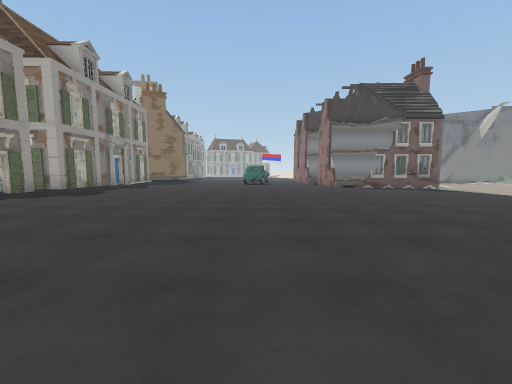
[1] (above)

24 first-person views from a walk through a 3-D level made in the Unity game engine. The camera is 1.2 m above the floor, tilts 6° down and sees 90° across. The floor is counted in squares, 2 m on a side. Each view is taken from the middle of a square. On the plan, view 1 faces up. The plan holds only what a view shows up to about 9 squares ahead; the rest is blank. The place goes on beyond the plan. Door leaves are left out, so doorways stand open. Some surface patterns are stand-ins.

[2]
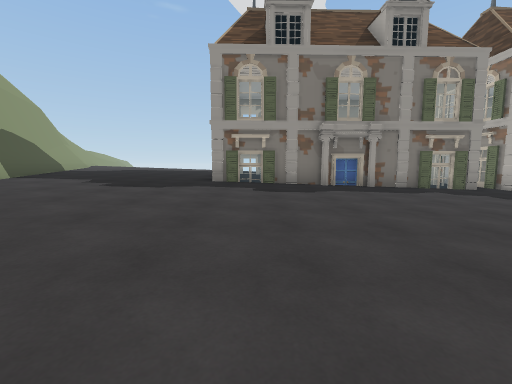

[3]
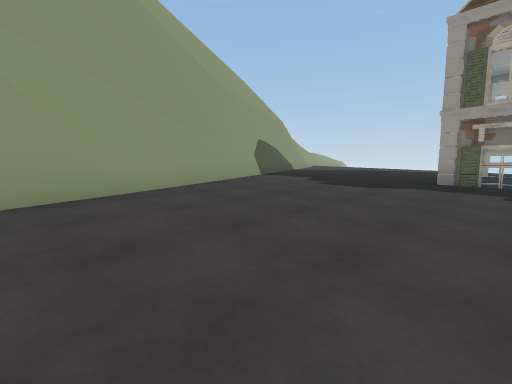

[4]
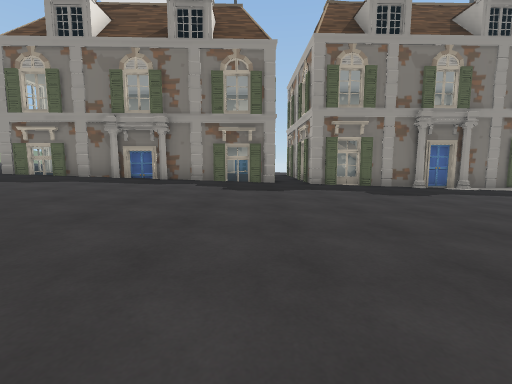

[5]
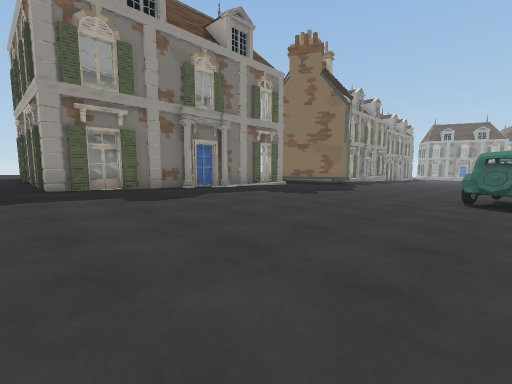

[6]
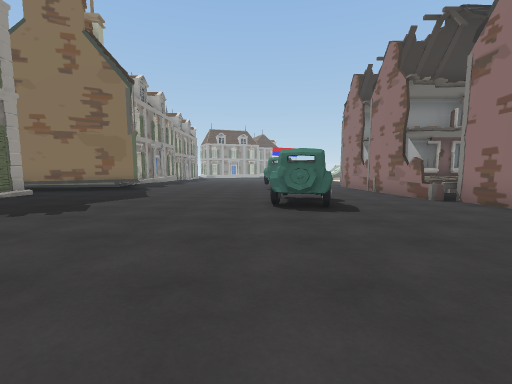

[7]
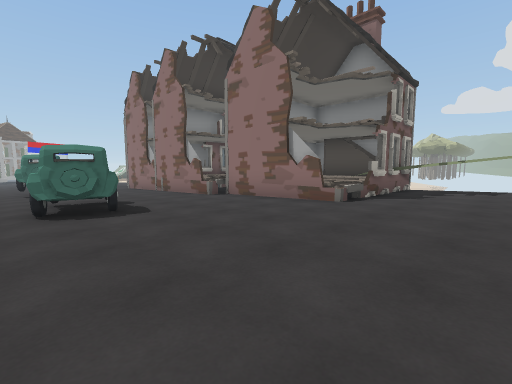

[8]
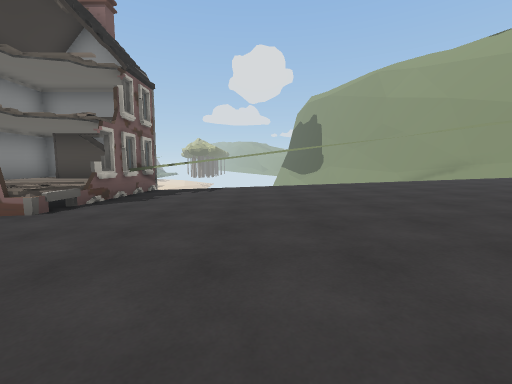

[9]
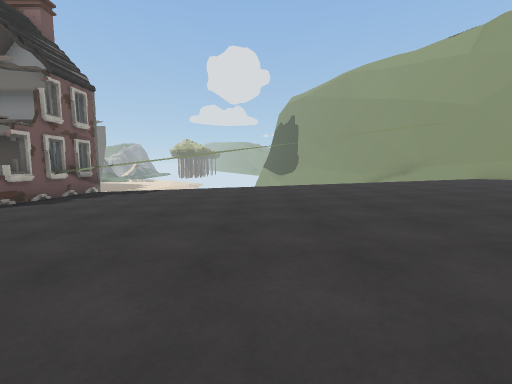

[10]
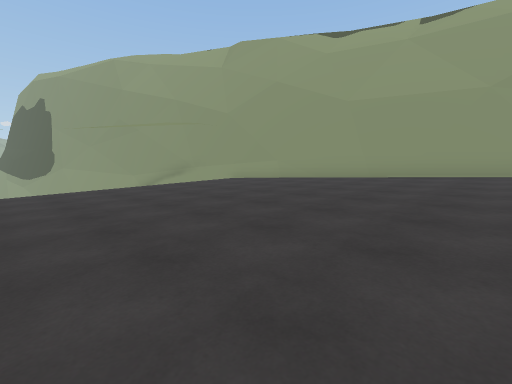

[11]
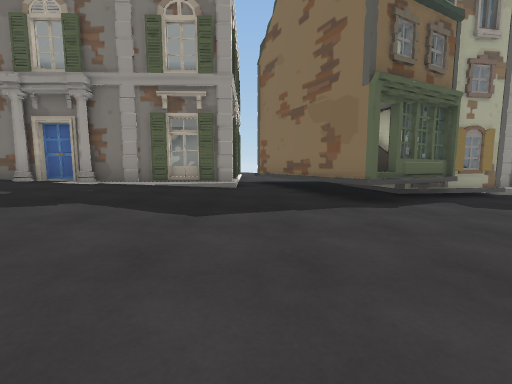

[12]
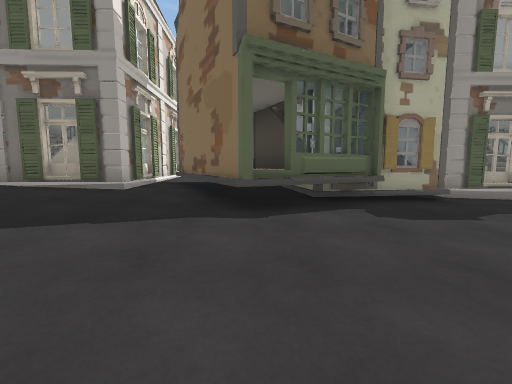

[13]
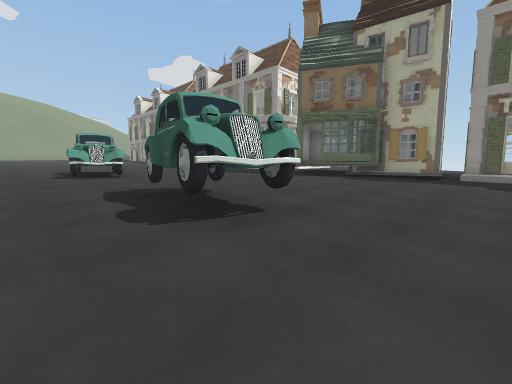

[14]
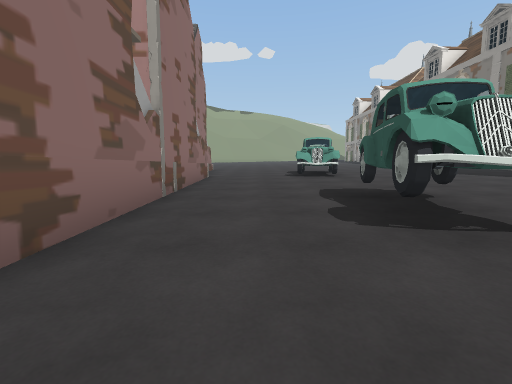

[15]
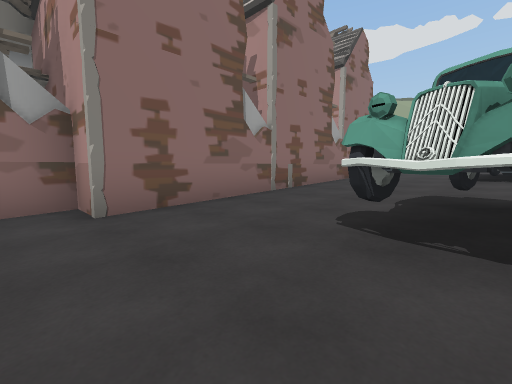

[16]
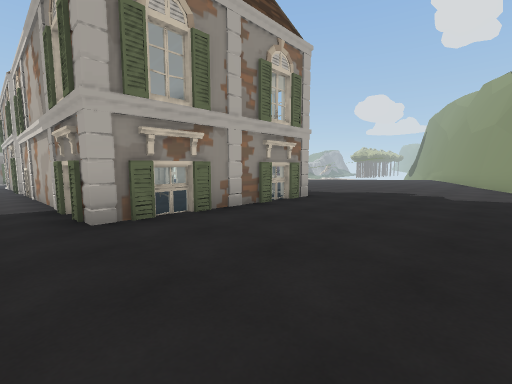

[17]
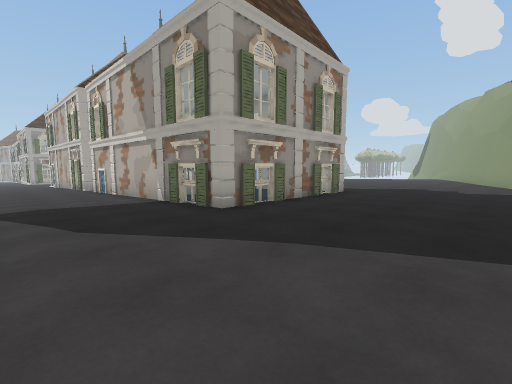

[18]
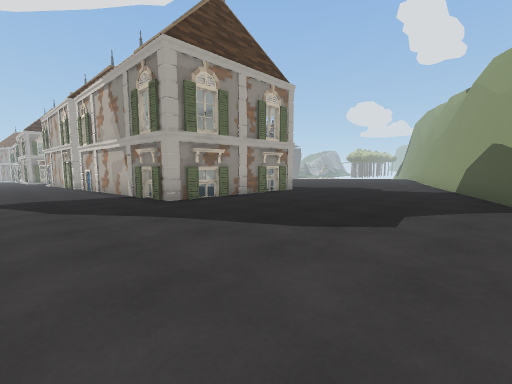

[19]
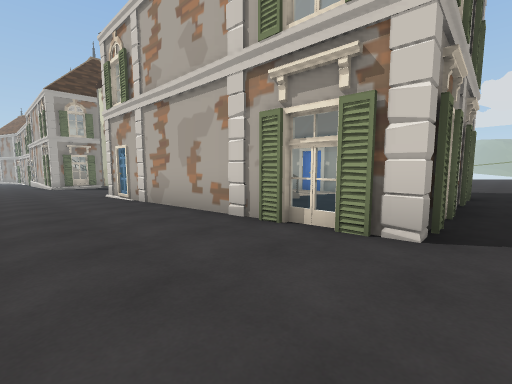

[20]
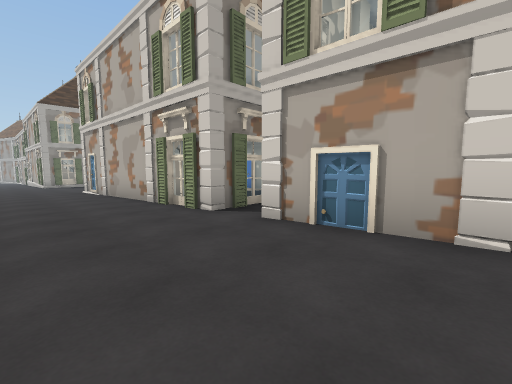

[21]
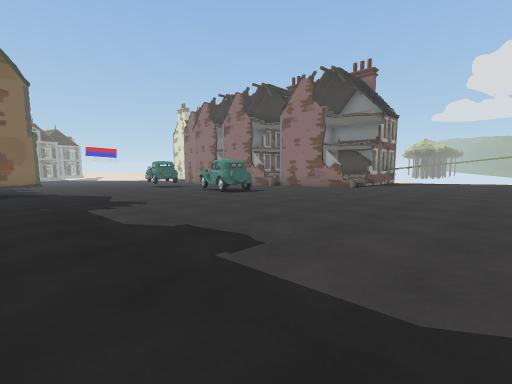

[22]
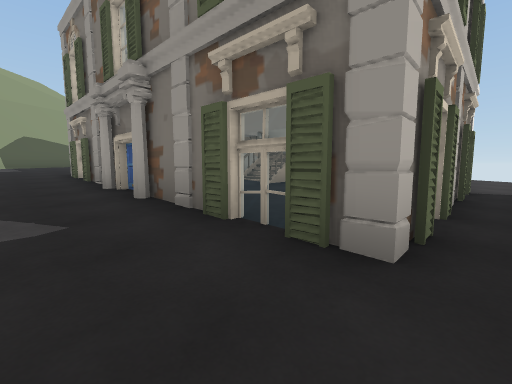

[23]
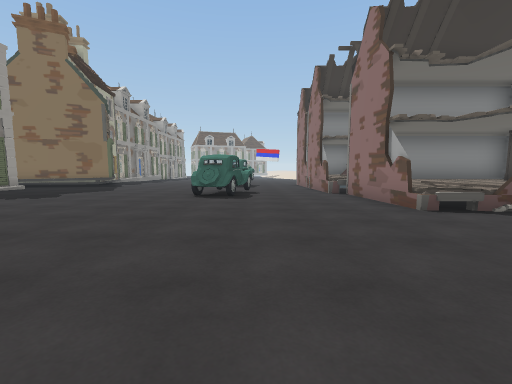

[24]
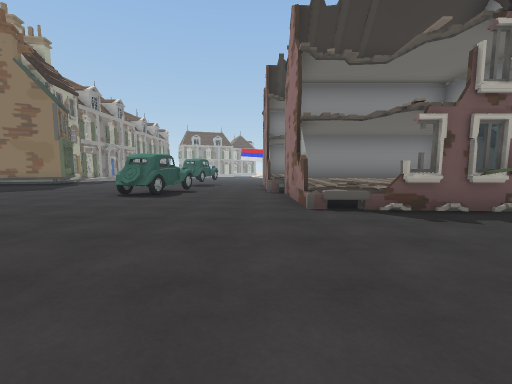

### Floor plan
Key: @ floor where view 1 was taken; # wall or solid block; . main floor; : floor 0.25 m higher than the main floor; - floor 0.25 m lower than the main floor; + floor 0.5 m higher than the main floor; _ floor 0.5 m lower than the main floor; * floor 0.75 m higher than the main floor; < floor 0.75 m lower than the main floor; % floor 1 m higher than the main floor; ( floor 1 m lower than the main floor; & floor 1.25 m higher than the main floor; ! floor 1.25 m lower than the main floor; / step, stairs or slope; D open door; = window, fence, low wall or low ledge; O other object.
Columns run from 14 left of view 1 to 9 right of it. Each row starts with its distance up from view 1.
 24       O(((((((!!!!!#
 23       O(((((((((!!##
 22       ##((((((OO((#
 21       ###(((((O(((#
 20       ###<<(((O(((#
 19 __  _###DD<<<<((((#
 18 ___ _ ###<<<<<<<<(#
 17 --_ __#_____<<O<<<##
 16 --OOOOOO______OO<<#####
 15 --/    O______O__<#:::#
 14 ..-    O--________#:::#
 13 ...OOO O-----_____#=####
 12 ...OOO.O--------_____###
 11 ...O...#...-------___#
 10 ...O...O.....--------
  9 :::OOOOO........------
  8 :::::..............---
  7 :::OOOOO.............-
  6 +++O  :O:::...........
  5 +++O +:O:::::......... =
  4 +++OOO+O::::::::...... =
  3 **+OOO+O+++::::::::....=
  2 ***OO++O++++++::::::::.=
  1 ***O***O+++++++++::::::
  0 %%*OO#OO**++++@++++::::#
 -1 %%%%%*******++++++++####
 -2 %%%%%%%********++####
 -3 %%%%%%%%%%****####
 -4 %%%%%%%%%%%####
 -5 &&%%%%%%/###
 -6 &&&&&%####

Positions as (right, up) in squares from view 1, and headings:
1: (0, 0), facing up
2: (1, 1), facing left
3: (1, 1), facing down-left
4: (1, 7), facing left
5: (0, 8), facing up-left
6: (-1, 10), facing up
7: (-1, 10), facing up-right
8: (0, 9), facing right
9: (0, 7), facing right
10: (1, 6), facing down-right
11: (-1, 17), facing left
12: (-2, 19), facing left
13: (2, 24), facing down-left
14: (2, 24), facing down
15: (0, 24), facing down-right
16: (-12, -4), facing up-right
17: (-14, -4), facing up-right
18: (-14, -6), facing up-right
19: (-14, 8), facing up-right
20: (-14, 5), facing up-right
21: (-6, 8), facing up-right
22: (-5, 8), facing down-left
23: (1, 8), facing up
24: (3, 8), facing up
